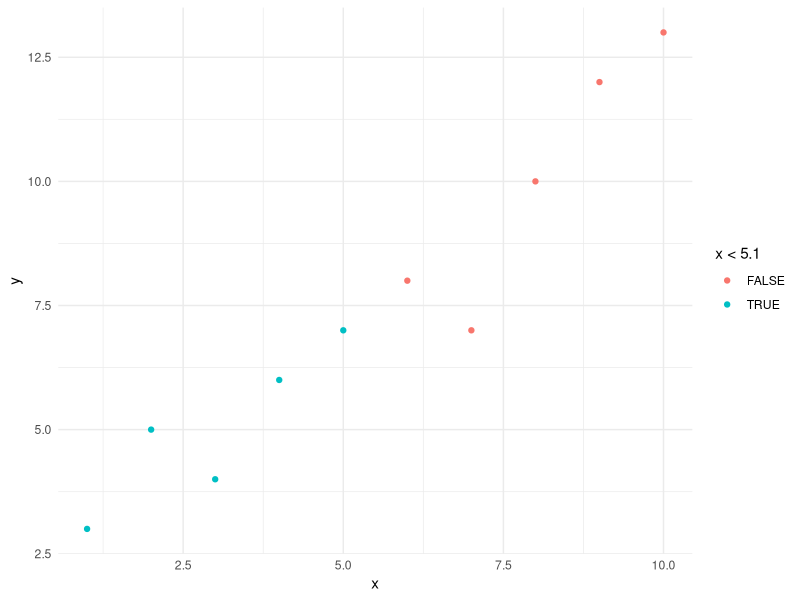

Here is the R script that generated this plot:
library(ggplot2)
data <- read.csv("scatter_data.csv")
p <- ggplot(data, aes(x = x, y = y, colour = x <5.1)) +
  geom_point() + 
  theme_minimal()
ggsave("scatter_plot.png", plot = p)